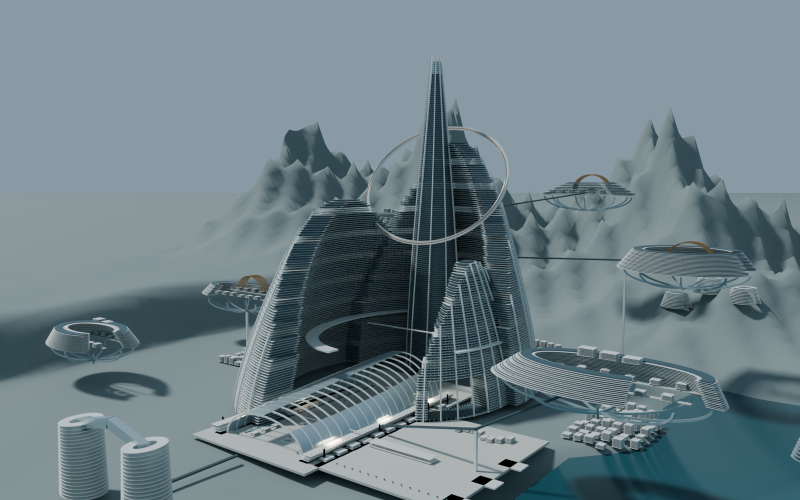
#> input picture studies/M3D-1S/J7/R29/comparison/R28_02_CENTRAL_CHOIR.png, 1600 x 1000 px (shown at 1/2 size); its folder holds only this picture in this run
$ python package_review.py
#> lines starting #> are read from the running program, lines starting #| are printed output that depends on the picture
"""Compose labelled sheets from actual renders, inspect files, no new architecture."""
import sys,json,hashlib,ast
from pathlib import Path
from PIL import Image,ImageDraw,ImageFont
sys.dont_write_bytecode=True
R=Path(__file__).resolve().parent
FONT=Path('C:/Windows/Fonts/segoeui.ttf')
def font(n):return ImageFont.truetype(str(FONT),n)
def tile(im,path,xy,size,label):
    with Image.open(path) as src:
        src.verify()
    with Image.open(path) as src:
        src=src.convert('RGB');src.thumbnail(size)
        im.paste(src,xy)
    ImageDraw.Draw(im).text((xy[0]+8,xy[1]+size[1]+7),label,font=font(18),fill='#e5e5dc')
pairs=['02_CENTRAL_CHOIR','03_FORUM_HUMAN','10_EAST_CITY_SECTION','08_WHOLE_CITY']
im=Image.new('RGB',(1940,2660),'#15262c');d=ImageDraw.Draw(im)
#> after `im = Image.new('RGB', (1940, 2660), '#15262c')`:
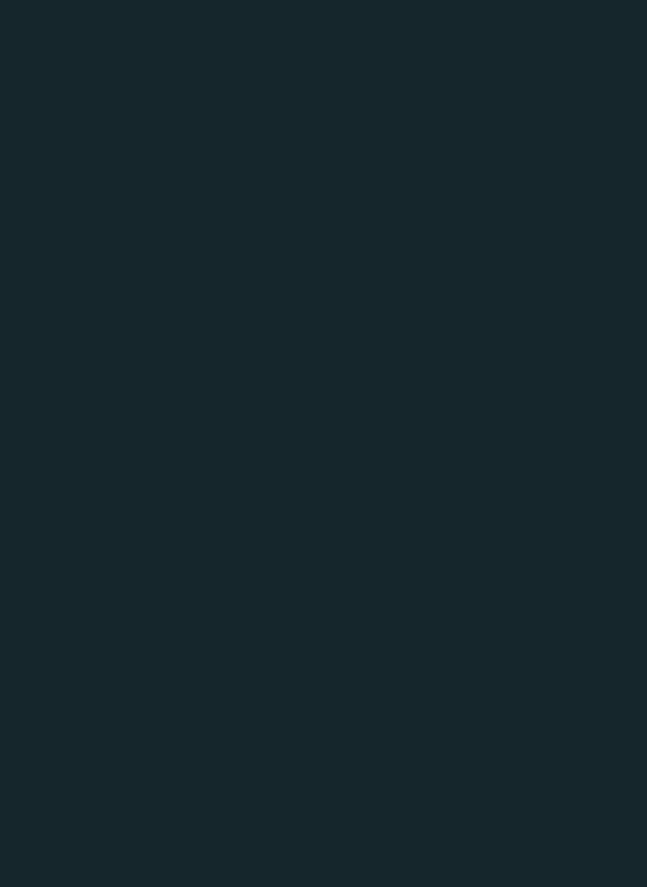
#> im: PIL image 1940x2660 RGB (shown at 1/3 size); mean R, G, B 21, 38, 44
d.text((20,12),'R29 TIDAL COMMONS | MATCHED ACTUAL BLENDER COMPARISON',font=font(29),fill='#f1e0bd')
d.text((20,53),'R28 left / R29 right. Same camera, sun, world, exposure, Cycles 32 samples, 1600 x 1000.',font=font(22),fill='white')
d.text((20,85),'Independent relative-coordinate study. Producer ART HOLD; not adopted art or a completed city master.',font=font(20),fill='#b6c5c9')
for i,name in enumerate(pairs):
    y=125+i*628
    tile(im,R/'comparison'/('R28_'+name+'.png'),(10,y),(950,594),'R28 | '+name)
#> in tile, src is the input picture: PIL image 1600x1000 RGB; mean R, G, B 108.9, 126.4, 133.4
#> (the run stopped early here; a loop or call above may not have finished)
